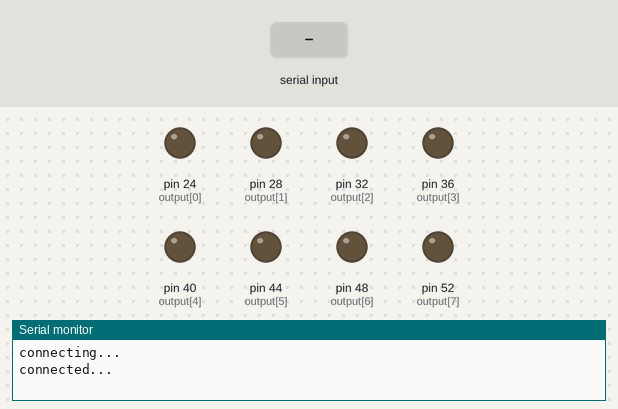
The sketch below on a simulated Arduino Mega 2560, built for the host (arithmetic inside an expression is 32-bit, double 64-bit). Parts: output pins drawn as LEDs (lit = HIGH), the last lines printed to the serial monitor. The inputs (shaded band) are chosen by the test bench. WiFi joins after 1.5 s; servers stay silent unless stated; uploads are accepted with an empty reply.

Above: at 3.7 s.
3.8 s: "3" received over Serial
At 5.6 s:
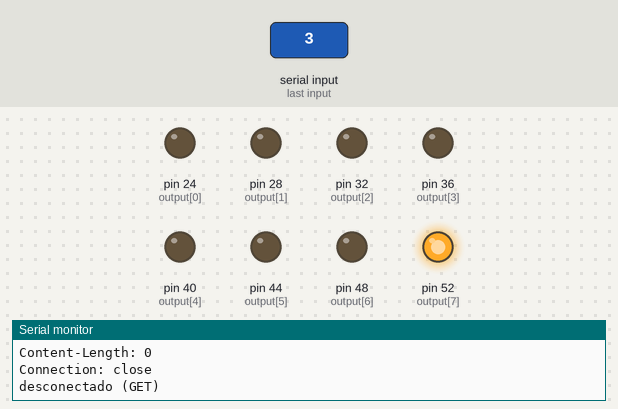
5.9 s: "1" received over Serial
Timing chart, 0 to 8.9 s (numbered marks = the images above; inputs shaded):
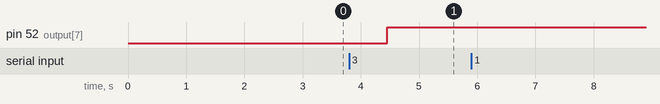

Measured:
- after the input at 3.8 s, pin 52 (output[7]): LOW → HIGH after 0.65 s

The sketch:

ethernet_fpga_integration.ino
```cpp
/**
 * Driver arduino ethernet
 */

// Bibliotecas Ethernet
#include <SPI.h>
#include <Ethernet.h>
#include "ToupeiraClient.h"

// Endereço MAC do Ethernet Shield
byte mac[] = { 0x00, 0xAA, 0xBB, 0xCC, 0xDE, 0x02 };

// Set the static IP address to use if the DHCP fails to assign
IPAddress ip(192, 168, 122, 110);

// Server's IP
const char * serverIp = "toupeira-network.herokuapp.com";
int serverPort = 80;
ToupeiraClient toupeiraClient(serverIp, serverPort);

// Endpoints
const char * sendEndpoint = "/api/send";
const char * receiveEndpoint = "/api/receive";

int objectReceived;
int ioPinsAmnt = 8;

const int analogToDigitalThreshold = 1000;
const int input[] = {
    A0, A1, A2, A3, A4, A5, A8, A9
};

const int output[] = {
    24, 28, 32, 36, 40, 44, 48, 52
};

void setup() {
    // Open serial communications and wait for port to open

    for (int i = 0; i < ioPinsAmnt; i++) {
        pinMode(input[i], INPUT);
        pinMode(output[i], OUTPUT);
    }

    Serial.begin(9600);

    analogReference(INTERNAL1V1);

    Serial.println("connecting...");
    // start the Ethernet connection:
    if (Ethernet.begin(mac) == 0) {
        Serial.println("Failed to configure Ethernet using DHCP");
        // try to congifure using IP address instead of DHCP
        Ethernet.begin(mac, ip);
    }

    // give the Ethernet shield a second to initialize
    delay(1000);
    Serial.println("connected...");

}

void loop() {


  int inByte;
    if (Serial.available() > 0) {
        int operation = Serial.read();
      Serial.println("available");
        switch (operation) {
            case '1':
                 inByte = binaryToDecimalFromFPGA();
                 //if (inByte != previousInByte) {
                   Serial.println(inByte);
                 //  previousInByte = inByte;
                   toupeiraClient.doPost(sendEndpoint, inByte);
                // }
            break;
            // case '2':
            //       toupeiraClient.doPost(sendEndpoint,11); // TODO: Passar variável e não valor chumbado
            // break;
            case '3':
                  objectReceived = toupeiraClient.doGet(receiveEndpoint);
                  Serial.println(objectReceived);
                  toFPGA(objectReceived);
            break;
            // case '4':
            //       toupeiraClient.doPost(receiveEndpoint,11); // TODO: Passar variável e não valor chumbado
            // break;
            default:
            break;
        }
    }
}

void toFPGA(int value) {
  decimalToBinary(toupeiraClient.doGet(receiveEndpoint));
}

int decimalToBinary(int value) {
  for (int i = 0; i < ioPinsAmnt; i++) {
    int index = ioPinsAmnt-1-i;
    ((value/power(2, index)) > 0) ?
    digitalWrite(output[i], HIGH) : digitalWrite(output[i], LOW);

    value = (value % power(2, index));
  }
}

int power(int value, int exponent) {
  int result = 1;
  for (int i = 0; i < exponent; i++) {
    result *= value;
  }
  return result;
}

int binaryToDecimalFromFPGA() {
  int decimal = 0;
  int power = 1;
  for (int i = 0; i < ioPinsAmnt; i++) {
    if (analogToDigital(i)) {
      decimal += power;
    }
    power *= 2;
  }
  return decimal;
}

int analogToDigital(int index) {
  return analogRead(input[index]) >= analogToDigitalThreshold ? 1 : 0;
}
```

ToupeiraClient.cpp
```cpp
/*
  ToupeiraClient.cpp - Biblioteca HTTP para o servidor Toupeira.
  Criado por Diego W. O. Ferreira, 28 de Abril, 2018.
  Released into the public domain.
*/

#include <Arduino.h>
#include <Ethernet.h>
#include "ToupeiraClient.h"

// Ethernet client
EthernetClient _client;

String json;

ToupeiraClient::ToupeiraClient(const char * ip, int port) {
    _ip = ip;
    _port = port;
}

int ToupeiraClient::doGet(const char * endpoint) {
    String getContent;
    String getValue;
    int flagRead = 0;
    // Conecta ao servidor
    if(_client.connect(_ip, _port)) {
        Serial.println("\nconectado (GET)");
        _client.println("GET " + String(endpoint) + " HTTP/1.1");
        _client.println("Host: " + String(_ip) + ":" + _port); // Endereço do servidor
        _client.println("Connection: close");
        _client.println();
    } else {
        // if you didn't get a connection to the server:
        Serial.println("connection failed");
    }

    // Aguarda os dados
    while(_client.connected() && !_client.available()) delay(1);
    // Conectado ou dados disponiveis
    while (_client.available()) {
        // Trata os dados recebidos
        //decodificaDados();
        if (_client.available()) {
            char c = _client.read();
            Serial.print(c);
            getContent = getContent+String(c);
        }

        // if the server's disconnected, stop the client:
        if (!_client.connected()) {
            Serial.println();
            Serial.println("desconectado (GET)");
            // Termina a conexao
            _client.stop();
        }
    }

    getValue = (getContent.substring(getContent.indexOf("\"value\":")+8, getContent.length()-1));
    return getValue.toInt();
}

void ToupeiraClient::doPost(const char * endpoint, int value) {
    // Conecta ao servidor
    if (_client.connect(_ip, _port)) {
        Serial.println("\nconectado (POST)");
        _client.println();
        preparaJson(value);
        Serial.println(json);
        _client.println("POST " + String(endpoint) + " HTTP/1.1");
        _client.println("Host: " + String(_ip) + ":" + _port); // Endereco do servidor
        _client.println("Content-Type: application/json; charset=utf-8");
        _client.println("Connection: close");
        _client.print("Content-Length: ");
        _client.println(json.length());
        _client.println();
        _client.println(json);
        _client.println();
    }

    // Termina a conexao
    if (_client.connected()) {
        _client.stop();
        Serial.println("desconectado (POST)");
    }
}

/*
 *  Procedimento utilitário o qual gera um JSON com os dados das leituras realizadas
 */
void ToupeiraClient::preparaJson(int value) {
    json = "";
    json.concat("{\"value\":");
    json.concat(value);
    json.concat("}");
}
```

ToupeiraClient.h
```cpp
/*
  ToupeiraClient.h - Biblioteca HTTP para o servidor Toupeira.
  Criado por Diego W. O. Ferreira, 28 de Abril, 2018.
  Released into the public domain.
*/

#ifndef ToupeiraClient_h
#define ToupeiraClient_h

#include <Arduino.h>

class ToupeiraClient {
    public:
        ToupeiraClient(const char * ip, int port);
        int doGet(const char * endpoint);
        void doPost(const char * endpoint, int value);

    private:
        void preparaJson(int value);
        const char * _ip;
        int _port;
};

#endif
```
